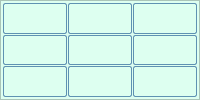
       <widget class="QFrame" name="frameC1">
        <property name="sizePolicy">
         <sizepolicy hsizetype="Expanding" vsizetype="Expanding">
          <horstretch>0</horstretch>
          <verstretch>0</verstretch>
         </sizepolicy>
        </property>
        <property name="styleSheet">
         <string notr="true">QFrame {background-color: rgb(221, 255, 240);}</string>
        </property>
        <property name="frameShape">
         <enum>QFrame::StyledPanel</enum>
        </property>
        <property name="frameShadow">
         <enum>QFrame::Raised</enum>
        </property>
        <layout class="QGridLayout" name="gridLayout_8">
         <property name="leftMargin">
          <number>2</number>
         </property>
         <property name="topMargin">
          <number>2</number>
         </property>
         <property name="rightMargin">
          <number>2</number>
         </property>
         <property name="bottomMargin">
          <number>2</number>
         </property>
         <property name="spacing">
          <number>1</number>
         </property>
         <item row="0" column="0">
          <widget class="GridLabel" name="grid60">
           <property name="styleSheet">
            <string notr="true">QLabel {border-radius:2px; border:1px solid #5F92B2;}</string>
           </property>
           <property name="text">
            <string/>
           </property>
           <property name="textFormat">
            <enum>Qt::RichText</enum>
           </property>
           <property name="alignment">
            <set>Qt::AlignCenter</set>
           </property>
          </widget>
         </item>
         <item row="0" column="1">
          <widget class="GridLabel" name="grid61">
           <property name="styleSheet">
            <string notr="true">QLabel {border-radius:2px; border:1px solid #5F92B2;}</string>
           </property>
           <property name="text">
            <string/>
           </property>
           <property name="alignment">
            <set>Qt::AlignCenter</set>
           </property>
          </widget>
         </item>
         <item row="0" column="2">
          <widget class="GridLabel" name="grid62">
           <property name="styleSheet">
            <string notr="true">QLabel {border-radius:2px; border:1px solid #5F92B2;}</string>
           </property>
           <property name="text">
            <string/>
           </property>
           <property name="alignment">
            <set>Qt::AlignCenter</set>
           </property>
          </widget>
         </item>
         <item row="1" column="0">
          <widget class="GridLabel" name="grid70">
           <property name="styleSheet">
            <string notr="true">QLabel {border-radius:2px; border:1px solid #5F92B2;}</string>
           </property>
           <property name="text">
            <string/>
           </property>
           <property name="alignment">
            <set>Qt::AlignCenter</set>
           </property>
          </widget>
         </item>
         <item row="1" column="1">
          <widget class="GridLabel" name="grid71">
           <property name="styleSheet">
            <string notr="true">QLabel {border-radius:2px; border:1px solid #5F92B2;}</string>
           </property>
           <property name="alignment">
            <set>Qt::AlignCenter</set>
           </property>
          </widget>
         </item>
         <item row="1" column="2">
          <widget class="GridLabel" name="grid72">
           <property name="styleSheet">
            <string notr="true">QLabel {border-radius:2px; border:1px solid #5F92B2;}</string>
           </property>
           <property name="text">
            <string/>
           </property>
           <property name="alignment">
            <set>Qt::AlignCenter</set>
           </property>
          </widget>
         </item>
         <item row="2" column="0">
          <widget class="GridLabel" name="grid80">
           <property name="styleSheet">
            <string notr="true">QLabel {border-radius:2px; border:1px solid #5F92B2;}</string>
           </property>
           <property name="alignment">
            <set>Qt::AlignCenter</set>
           </property>
          </widget>
         </item>
         <item row="2" column="1">
          <widget class="GridLabel" name="grid81">
           <property name="styleSheet">
            <string notr="true">QLabel {border-radius:2px; border:1px solid #5F92B2;}</string>
           </property>
           <property name="alignment">
            <set>Qt::AlignCenter</set>
           </property>
          </widget>
         </item>
         <item row="2" column="2">
          <widget class="GridLabel" name="grid82">
           <property name="styleSheet">
            <string notr="true">QLabel {border-radius:2px; border:1px solid #5F92B2;}</string>
           </property>
           <property name="text">
            <string/>
           </property>
           <property name="alignment">
            <set>Qt::AlignCenter</set>
           </property>
          </widget>
         </item>
        </layout>
       </widget>
